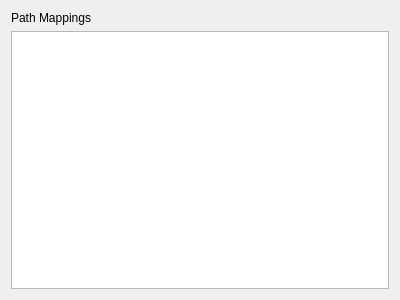
<?xml version="1.0" encoding="UTF-8"?>
<ui version="4.0">
 <class>PathMappingWidget</class>
 <widget class="QWidget" name="PathMappingWidget">
  <property name="geometry">
   <rect>
    <x>0</x>
    <y>0</y>
    <width>400</width>
    <height>300</height>
   </rect>
  </property>
  <layout class="QVBoxLayout" name="verticalLayout">
   <item>
    <widget class="QLabel" name="label">
     <property name="text">
      <string>Path Mappings</string>
     </property>
    </widget>
   </item>
   <item>
    <widget class="QTableView" name="pathMappingTable">
     <property name="selectionBehavior">
      <enum>QAbstractItemView::SelectRows</enum>
     </property>
     <attribute name="horizontalHeaderDefaultSectionSize">
      <number>150</number>
     </attribute>
     <attribute name="horizontalHeaderStretchLastSection">
      <bool>true</bool>
     </attribute>
     <attribute name="horizontalHeaderStretchLastSection">
      <bool>true</bool>
     </attribute>
     <attribute name="horizontalHeaderDefaultSectionSize">
      <number>150</number>
     </attribute>
    </widget>
   </item>
  </layout>
 </widget>
 <resources/>
 <connections/>
</ui>
